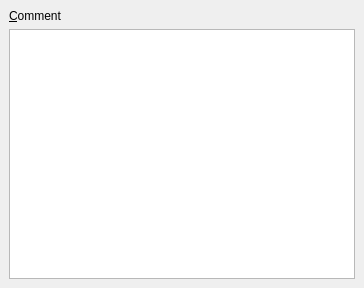
<ui version="4.0" >
 <class>edit_comment</class>
 <widget class="QWidget" name="edit_comment" >
  <property name="geometry" >
   <rect>
    <x>0</x>
    <y>0</y>
    <width>364</width>
    <height>288</height>
   </rect>
  </property>
  <layout class="QGridLayout" >
   <property name="leftMargin" >
    <number>9</number>
   </property>
   <property name="topMargin" >
    <number>9</number>
   </property>
   <property name="rightMargin" >
    <number>9</number>
   </property>
   <property name="bottomMargin" >
    <number>9</number>
   </property>
   <property name="horizontalSpacing" >
    <number>6</number>
   </property>
   <property name="verticalSpacing" >
    <number>6</number>
   </property>
   <item row="0" column="0" >
    <widget class="QLabel" name="label" >
     <property name="text" >
      <string>&amp;Comment</string>
     </property>
     <property name="buddy" >
      <cstring>comment</cstring>
     </property>
    </widget>
   </item>
   <item row="1" column="0" >
    <widget class="QTextEdit" name="comment" />
   </item>
  </layout>
 </widget>
 <resources/>
 <connections/>
</ui>
